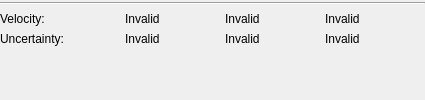
               <widget class="QWidget" name="filter_velocity_widget" native="true">
                <layout class="QFormLayout" name="formLayout_29">
                 <property name="horizontalSpacing">
                  <number>0</number>
                 </property>
                 <property name="verticalSpacing">
                  <number>0</number>
                 </property>
                 <property name="leftMargin">
                  <number>0</number>
                 </property>
                 <property name="topMargin">
                  <number>0</number>
                 </property>
                 <property name="rightMargin">
                  <number>0</number>
                 </property>
                 <property name="bottomMargin">
                  <number>0</number>
                 </property>
                 <item row="0" column="0">
                  <widget class="Line" name="line_8">
                   <property name="minimumSize">
                    <size>
                     <width>425</width>
                     <height>6</height>
                    </size>
                   </property>
                   <property name="orientation">
                    <enum>Qt::Horizontal</enum>
                   </property>
                  </widget>
                 </item>
                 <item row="1" column="0">
                  <layout class="QHBoxLayout" name="horizontalLayout_6">
                   <property name="topMargin">
                    <number>6</number>
                   </property>
                   <item>
                    <widget class="QLabel" name="label_11">
                     <property name="minimumSize">
                      <size>
                       <width>125</width>
                       <height>0</height>
                      </size>
                     </property>
                     <property name="text">
                      <string>Velocity:</string>
                     </property>
                    </widget>
                   </item>
                   <item>
                    <widget class="QLabel" name="filter_velocity_x_label">
                     <property name="minimumSize">
                      <size>
                       <width>100</width>
                       <height>0</height>
                      </size>
                     </property>
                     <property name="text">
                      <string>Invalid</string>
                     </property>
                    </widget>
                   </item>
                   <item>
                    <widget class="QLabel" name="filter_velocity_y_label">
                     <property name="minimumSize">
                      <size>
                       <width>100</width>
                       <height>0</height>
                      </size>
                     </property>
                     <property name="text">
                      <string>Invalid</string>
                     </property>
                    </widget>
                   </item>
                   <item>
                    <widget class="QLabel" name="filter_velocity_z_label">
                     <property name="minimumSize">
                      <size>
                       <width>100</width>
                       <height>0</height>
                      </size>
                     </property>
                     <property name="text">
                      <string>Invalid</string>
                     </property>
                    </widget>
                   </item>
                  </layout>
                 </item>
                 <item row="2" column="0">
                  <layout class="QHBoxLayout" name="horizontalLayout_6">
                   <property name="topMargin">
                    <number>6</number>
                   </property>
                   <item>
                    <widget class="QLabel" name="label_11">
                     <property name="minimumSize">
                      <size>
                       <width>125</width>
                       <height>0</height>
                      </size>
                     </property>
                     <property name="text">
                      <string>Uncertainty:</string>
                     </property>
                    </widget>
                   </item>
                   <item>
                    <widget class="QLabel" name="filter_velocity_uncertainty_x_label">
                     <property name="minimumSize">
                      <size>
                       <width>100</width>
                       <height>0</height>
                      </size>
                     </property>
                     <property name="text">
                      <string>Invalid</string>
                     </property>
                    </widget>
                   </item>
                   <item>
                    <widget class="QLabel" name="filter_velocity_uncertainty_y_label">
                     <property name="minimumSize">
                      <size>
                       <width>100</width>
                       <height>0</height>
                      </size>
                     </property>
                     <property name="text">
                      <string>Invalid</string>
                     </property>
                    </widget>
                   </item>
                   <item>
                    <widget class="QLabel" name="filter_velocity_uncertainty_z_label">
                     <property name="minimumSize">
                      <size>
                       <width>100</width>
                       <height>0</height>
                      </size>
                     </property>
                     <property name="text">
                      <string>Invalid</string>
                     </property>
                    </widget>
                   </item>
                  </layout>
                 </item>
                </layout>
               </widget>
